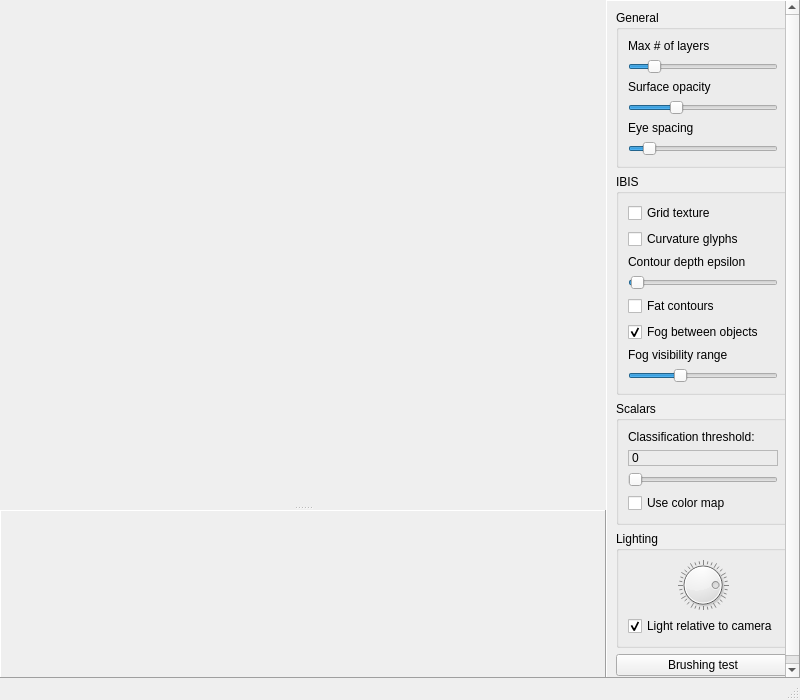
<ui version="4.0" >
 <class>NQVTKWindow</class>
 <widget class="QMainWindow" name="NQVTKWindow" >
  <property name="geometry" >
   <rect>
    <x>0</x>
    <y>0</y>
    <width>800</width>
    <height>700</height>
   </rect>
  </property>
  <property name="windowTitle" >
   <string>NQVTK</string>
  </property>
  <widget class="QWidget" name="centralwidget" >
   <property name="geometry" >
    <rect>
     <x>0</x>
     <y>19</y>
     <width>800</width>
     <height>662</height>
    </rect>
   </property>
   <layout class="QHBoxLayout" name="horizontalLayout" >
    <property name="spacing" >
     <number>0</number>
    </property>
    <property name="margin" >
     <number>0</number>
    </property>
    <item>
     <widget class="QSplitter" name="splitter" >
      <property name="sizePolicy" >
       <sizepolicy vsizetype="Expanding" hsizetype="Expanding" >
        <horstretch>0</horstretch>
        <verstretch>0</verstretch>
       </sizepolicy>
      </property>
      <property name="orientation" >
       <enum>Qt::Vertical</enum>
      </property>
      <widget class="NQVTKWidget" native="1" name="nqvtkwidget" >
       <property name="sizePolicy" >
        <sizepolicy vsizetype="Expanding" hsizetype="Expanding" >
         <horstretch>0</horstretch>
         <verstretch>3</verstretch>
        </sizepolicy>
       </property>
       <property name="focusPolicy" >
        <enum>Qt::StrongFocus</enum>
       </property>
      </widget>
      <widget class="QFrame" name="simpleViewFrame" >
       <property name="sizePolicy" >
        <sizepolicy vsizetype="Expanding" hsizetype="Expanding" >
         <horstretch>0</horstretch>
         <verstretch>1</verstretch>
        </sizepolicy>
       </property>
       <property name="frameShape" >
        <enum>QFrame::Panel</enum>
       </property>
       <property name="frameShadow" >
        <enum>QFrame::Raised</enum>
       </property>
      </widget>
     </widget>
    </item>
    <item>
     <widget class="QScrollArea" name="scrollArea" >
      <property name="sizePolicy" >
       <sizepolicy vsizetype="Expanding" hsizetype="Minimum" >
        <horstretch>0</horstretch>
        <verstretch>0</verstretch>
       </sizepolicy>
      </property>
      <property name="frameShape" >
       <enum>QFrame::Panel</enum>
      </property>
      <property name="frameShadow" >
       <enum>QFrame::Raised</enum>
      </property>
      <property name="horizontalScrollBarPolicy" >
       <enum>Qt::ScrollBarAlwaysOff</enum>
      </property>
      <property name="widgetResizable" >
       <bool>true</bool>
      </property>
      <widget class="QWidget" name="scrollAreaWidgetContents" >
       <property name="geometry" >
        <rect>
         <x>0</x>
         <y>0</y>
         <width>177</width>
         <height>674</height>
        </rect>
       </property>
       <layout class="QVBoxLayout" name="verticalLayout_3" >
        <item>
         <widget class="QGroupBox" name="generalGroup" >
          <property name="title" >
           <string>General</string>
          </property>
          <layout class="QVBoxLayout" name="_2" >
           <property name="spacing" >
            <number>6</number>
           </property>
           <property name="margin" >
            <number>9</number>
           </property>
           <item>
            <widget class="QLabel" name="maxLayersLabel" >
             <property name="text" >
              <string>Max # of layers</string>
             </property>
            </widget>
           </item>
           <item>
            <widget class="QSlider" name="maxLayers" >
             <property name="minimum" >
              <number>1</number>
             </property>
             <property name="maximum" >
              <number>50</number>
             </property>
             <property name="value" >
              <number>8</number>
             </property>
             <property name="orientation" >
              <enum>Qt::Horizontal</enum>
             </property>
            </widget>
           </item>
           <item>
            <widget class="QLabel" name="opacityLabel" >
             <property name="text" >
              <string>Surface opacity</string>
             </property>
            </widget>
           </item>
           <item>
            <widget class="QSlider" name="opacity" >
             <property name="maximum" >
              <number>100</number>
             </property>
             <property name="value" >
              <number>30</number>
             </property>
             <property name="orientation" >
              <enum>Qt::Horizontal</enum>
             </property>
            </widget>
           </item>
           <item>
            <widget class="QLabel" name="eyeSpacingLabel" >
             <property name="text" >
              <string>Eye spacing</string>
             </property>
            </widget>
           </item>
           <item>
            <widget class="QSlider" name="eyeSpacing" >
             <property name="maximum" >
              <number>1000</number>
             </property>
             <property name="value" >
              <number>100</number>
             </property>
             <property name="orientation" >
              <enum>Qt::Horizontal</enum>
             </property>
            </widget>
           </item>
          </layout>
         </widget>
        </item>
        <item>
         <widget class="QGroupBox" name="ibisGroup" >
          <property name="title" >
           <string>IBIS</string>
          </property>
          <property name="checkable" >
           <bool>false</bool>
          </property>
          <layout class="QVBoxLayout" name="_3" >
           <property name="spacing" >
            <number>6</number>
           </property>
           <property name="margin" >
            <number>9</number>
           </property>
           <item>
            <widget class="QCheckBox" name="useGridTexture" >
             <property name="text" >
              <string>Grid texture</string>
             </property>
             <property name="checked" >
              <bool>false</bool>
             </property>
            </widget>
           </item>
           <item>
            <widget class="QCheckBox" name="useGlyphTexture" >
             <property name="text" >
              <string>Curvature glyphs</string>
             </property>
            </widget>
           </item>
           <item>
            <widget class="QLabel" name="contourDepthEpsilonLabel" >
             <property name="text" >
              <string>Contour depth epsilon</string>
             </property>
            </widget>
           </item>
           <item>
            <widget class="QSlider" name="contourDepthEpsilon" >
             <property name="sizePolicy" >
              <sizepolicy vsizetype="Fixed" hsizetype="Expanding" >
               <horstretch>0</horstretch>
               <verstretch>0</verstretch>
              </sizepolicy>
             </property>
             <property name="layoutDirection" >
              <enum>Qt::LeftToRight</enum>
             </property>
             <property name="maximum" >
              <number>400</number>
             </property>
             <property name="value" >
              <number>5</number>
             </property>
             <property name="orientation" >
              <enum>Qt::Horizontal</enum>
             </property>
            </widget>
           </item>
           <item>
            <widget class="QCheckBox" name="useFatContours" >
             <property name="text" >
              <string>Fat contours</string>
             </property>
            </widget>
           </item>
           <item>
            <widget class="QCheckBox" name="useFog" >
             <property name="text" >
              <string>Fog between objects</string>
             </property>
             <property name="checked" >
              <bool>true</bool>
             </property>
            </widget>
           </item>
           <item>
            <widget class="QLabel" name="depthCueRangeLabel" >
             <property name="text" >
              <string>Fog visibility range</string>
             </property>
            </widget>
           </item>
           <item>
            <widget class="QSlider" name="depthCueRange" >
             <property name="sizePolicy" >
              <sizepolicy vsizetype="Fixed" hsizetype="Expanding" >
               <horstretch>0</horstretch>
               <verstretch>0</verstretch>
              </sizepolicy>
             </property>
             <property name="minimum" >
              <number>1</number>
             </property>
             <property name="maximum" >
              <number>30000</number>
             </property>
             <property name="value" >
              <number>10000</number>
             </property>
             <property name="orientation" >
              <enum>Qt::Horizontal</enum>
             </property>
            </widget>
           </item>
          </layout>
         </widget>
        </item>
        <item>
         <widget class="QGroupBox" name="scalarsGroup" >
          <property name="title" >
           <string>Scalars</string>
          </property>
          <layout class="QVBoxLayout" name="verticalLayout_2" >
           <item>
            <widget class="QLabel" name="classificationThresholdLabel" >
             <property name="text" >
              <string>Classification threshold:</string>
             </property>
            </widget>
           </item>
           <item>
            <widget class="QLabel" name="classificationThresholdDisplay" >
             <property name="frameShape" >
              <enum>QFrame::StyledPanel</enum>
             </property>
             <property name="frameShadow" >
              <enum>QFrame::Sunken</enum>
             </property>
             <property name="text" >
              <string>0</string>
             </property>
            </widget>
           </item>
           <item>
            <widget class="QSlider" name="classificationThreshold" >
             <property name="sizePolicy" >
              <sizepolicy vsizetype="Fixed" hsizetype="Expanding" >
               <horstretch>0</horstretch>
               <verstretch>0</verstretch>
              </sizepolicy>
             </property>
             <property name="maximum" >
              <number>1000</number>
             </property>
             <property name="pageStep" >
              <number>10</number>
             </property>
             <property name="value" >
              <number>0</number>
             </property>
             <property name="orientation" >
              <enum>Qt::Horizontal</enum>
             </property>
            </widget>
           </item>
           <item>
            <widget class="QCheckBox" name="useDistanceColorMap" >
             <property name="text" >
              <string>Use color map</string>
             </property>
            </widget>
           </item>
          </layout>
         </widget>
        </item>
        <item>
         <widget class="QGroupBox" name="lightingGroup" >
          <property name="title" >
           <string>Lighting</string>
          </property>
          <layout class="QVBoxLayout" name="verticalLayout" >
           <item>
            <widget class="QDial" name="lightOffsetDirection" >
             <property name="maximumSize" >
              <size>
               <width>16777215</width>
               <height>50</height>
              </size>
             </property>
             <property name="maximum" >
              <number>360</number>
             </property>
             <property name="singleStep" >
              <number>5</number>
             </property>
             <property name="pageStep" >
              <number>15</number>
             </property>
             <property name="value" >
              <number>270</number>
             </property>
             <property name="wrapping" >
              <bool>true</bool>
             </property>
             <property name="notchTarget" >
              <double>2.000000000000000</double>
             </property>
             <property name="notchesVisible" >
              <bool>true</bool>
             </property>
            </widget>
           </item>
           <item>
            <widget class="QCheckBox" name="lightRelativeToCamera" >
             <property name="text" >
              <string>Light relative to camera</string>
             </property>
             <property name="checked" >
              <bool>true</bool>
             </property>
            </widget>
           </item>
          </layout>
         </widget>
        </item>
        <item>
         <widget class="QPushButton" name="brushTest" >
          <property name="text" >
           <string>Brushing test</string>
          </property>
         </widget>
        </item>
        <item>
         <spacer name="verticalSpacer" >
          <property name="orientation" >
           <enum>Qt::Vertical</enum>
          </property>
          <property name="sizeHint" stdset="0" >
           <size>
            <width>20</width>
            <height>40</height>
           </size>
          </property>
         </spacer>
        </item>
       </layout>
      </widget>
     </widget>
    </item>
   </layout>
  </widget>
  <widget class="QMenuBar" name="menubar" >
   <property name="geometry" >
    <rect>
     <x>0</x>
     <y>0</y>
     <width>800</width>
     <height>19</height>
    </rect>
   </property>
  </widget>
  <widget class="QStatusBar" name="statusbar" >
   <property name="geometry" >
    <rect>
     <x>0</x>
     <y>681</y>
     <width>800</width>
     <height>19</height>
    </rect>
   </property>
  </widget>
 </widget>
 <customwidgets>
  <customwidget>
   <class>NQVTKWidget</class>
   <extends>QWidget</extends>
   <header>Widgets/NQVTKWidget.h</header>
  </customwidget>
 </customwidgets>
 <resources/>
 <connections/>
</ui>
